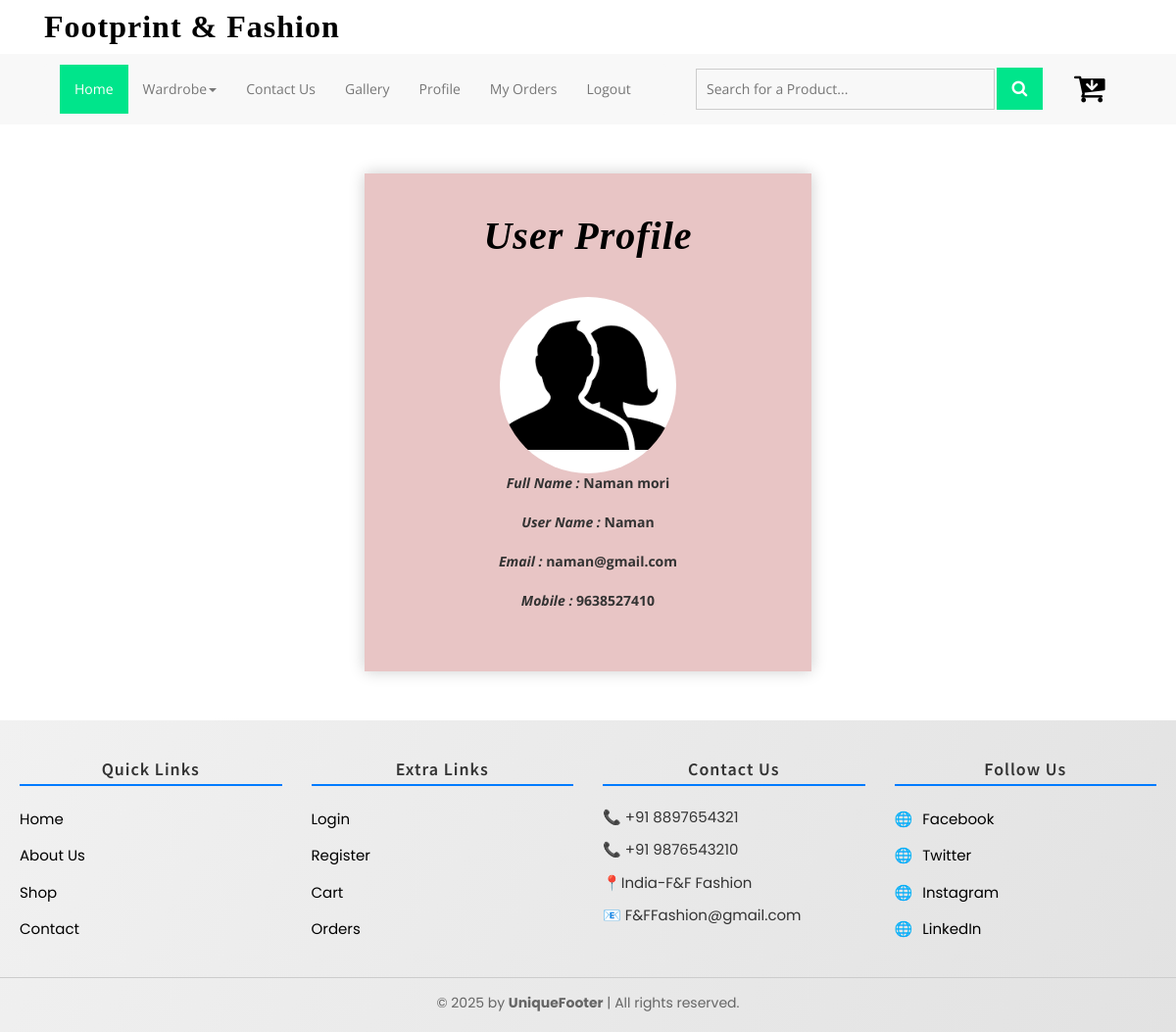
The app's page /profile.php (signed in) with its own data.
### tables this page shows
CREATE TABLE `register` (
  `r_id` int(10) NOT NULL,
  `r_fnm` varchar(60) NOT NULL,
  `r_unm` varchar(30) NOT NULL,
  `r_pwd` varchar(30) NOT NULL,
  `r_email` varchar(70) NOT NULL,
  `r_mno` varchar(10) NOT NULL,
  `r_time` bigint(60) NOT NULL,
  `r_status` int(1) NOT NULL DEFAULT 1
);

### profile.php (the view)
<?php
		include('include/header.php');
?>
	<div class="login">
		<div class="main-agileits" style="background-color: #e4bbbbd8;  box-shadow: 0 0 15px rgba(0,0,0,0.2);">
				<div class="form-w3agile">
					<h3  style="font-weight: bold;font-family: Georgia, serif; font-style: italic;">User Profile</h3>
					<?php
					 $id = $_SESSION['client']['uid'];
					 $q="select * from register
					  where r_id ='". $id."'";
					 $res = mysqli_query($link,$q);
					 $row = mysqli_fetch_assoc($res);
					 ?>
					<div style="height:100%;">
						<div style="text-align:center;">
				 			<img src="images/logo/user3.png" style=" border-radius: 50%; height:180px; width:180px; align:center;">
						 </div>
						 <div style="text-align:center">
						 	<b><span class="font-weight-bold" style="font-style: italic;">Full Name :</span> <?php echo $row['r_fnm']; ?></b>  <br><br>
				 			<b><span class="font-weight-bold"style="font-style: italic;">User Name :</span> <?php echo $row['r_unm']; ?></b>  <br><br>
				 			<b><span class="font-weight-bold"style="font-style: italic;">Email :</span> <?php echo $row['r_email']; ?></b>  <br><br>
				 			<b><span class="font-weight-bold"style="font-style: italic;">Mobile :</span> <?php echo $row['r_mno']; ?></b>  <br><br>
						</div>
				 	</div>
				</div>
			</div>
		</div>
<?php
		include('include/footer.php');
?>

### css/style.css (style rules this page uses)
body { padding: 0; margin: 0; background: #FFF; font-family: 'open Sans', sans-serif; }
h1, h2, h3, h4, h5, h6 { margin: 0; padding: 0; text-align: center; font-family: 'Source Sans Pro', sans-serif; letter-spacing:1px; }
img { width: 100%; }
.banner-bootom-w3-agileits,.top-products,.fandt,.top-brands,.newsletter,.footer,.content,.contact,.about,.team,.main-grid-border,.faq,.products,.collpse.tabs,.login,.check-out,.payment { padding:50px 0; }
.top-products h3,.features h3,.top-brands h3,.contact h3,.about h3,.team h3,h3.agileits-icons-title,.faq h3,.products h3,.login h3,.check-out h3,.payment h3 { font-size:40px; color:#000; margin-bottom:40px; }
.main-agileits { width: 30%; margin: 0em auto; box-shadow: 0px 0px 15px 0px #D6D6D6; -o-box-shadow: 0px 0px 15px 0px #D6D6D6; -moz-box-shadow: 0px 0px 15px 0px #D6D6D6; -webkit-box-shadow: 0px 0px 15px 0px #D6D6D6; padding: 3em; }
@media screen and (max-width: 1440px) { .main-agileits { width: 33%; } }
@media screen and (max-width: 1366px) { .main-agileits { width: 35%; } }
@media screen and (max-width: 1280px) { .main-agileits { width: 38%; } }

### records on screen
register: r_fnm "Naman mori", r_unm "Naman", r_email "naman@gmail.com", r_mno "9638527410"
